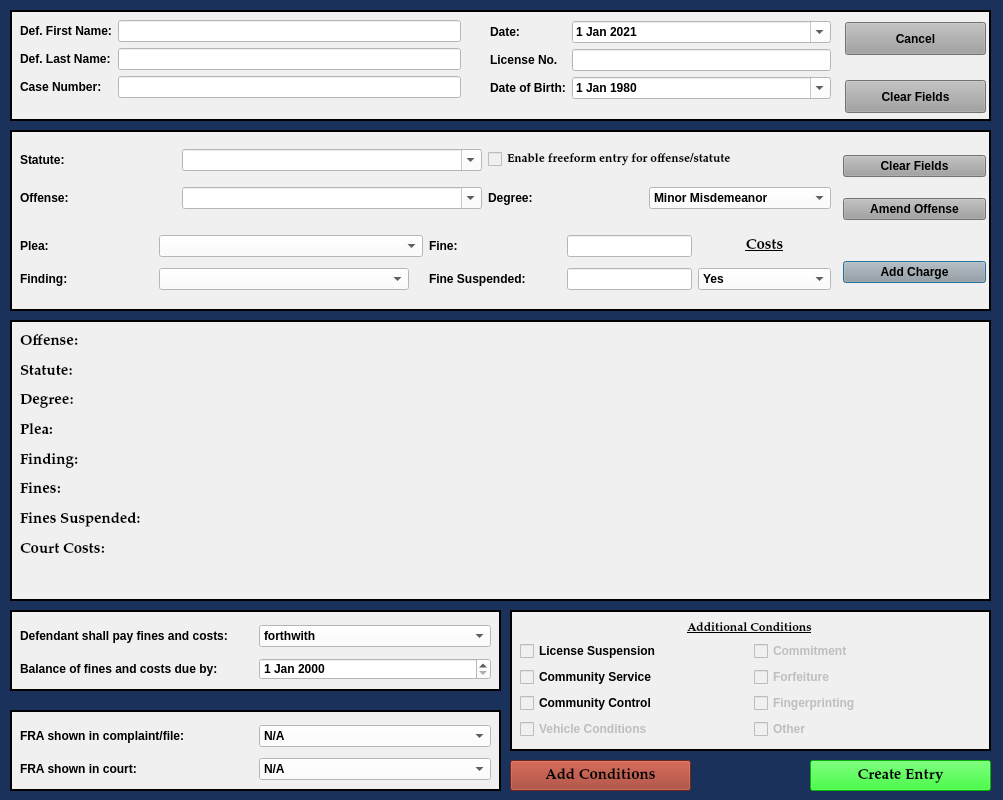
<?xml version="1.0" encoding="UTF-8"?>
<ui version="4.0">
 <class>MinorMisdemeanorDialog</class>
 <widget class="QDialog" name="MinorMisdemeanorDialog">
  <property name="windowModality">
   <enum>Qt::NonModal</enum>
  </property>
  <property name="geometry">
   <rect>
    <x>0</x>
    <y>0</y>
    <width>1003</width>
    <height>800</height>
   </rect>
  </property>
  <property name="sizePolicy">
   <sizepolicy hsizetype="Fixed" vsizetype="Preferred">
    <horstretch>0</horstretch>
    <verstretch>0</verstretch>
   </sizepolicy>
  </property>
  <property name="minimumSize">
   <size>
    <width>1000</width>
    <height>800</height>
   </size>
  </property>
  <property name="maximumSize">
   <size>
    <width>2500</width>
    <height>3500</height>
   </size>
  </property>
  <property name="palette">
   <palette>
    <active>
     <colorrole role="Button">
      <brush brushstyle="SolidPattern">
       <color alpha="255">
        <red>25</red>
        <green>49</green>
        <blue>91</blue>
       </color>
      </brush>
     </colorrole>
     <colorrole role="Base">
      <brush brushstyle="SolidPattern">
       <color alpha="255">
        <red>25</red>
        <green>49</green>
        <blue>91</blue>
       </color>
      </brush>
     </colorrole>
     <colorrole role="Window">
      <brush brushstyle="SolidPattern">
       <color alpha="255">
        <red>25</red>
        <green>49</green>
        <blue>91</blue>
       </color>
      </brush>
     </colorrole>
    </active>
    <inactive>
     <colorrole role="Button">
      <brush brushstyle="SolidPattern">
       <color alpha="255">
        <red>25</red>
        <green>49</green>
        <blue>91</blue>
       </color>
      </brush>
     </colorrole>
     <colorrole role="Base">
      <brush brushstyle="SolidPattern">
       <color alpha="255">
        <red>25</red>
        <green>49</green>
        <blue>91</blue>
       </color>
      </brush>
     </colorrole>
     <colorrole role="Window">
      <brush brushstyle="SolidPattern">
       <color alpha="255">
        <red>25</red>
        <green>49</green>
        <blue>91</blue>
       </color>
      </brush>
     </colorrole>
    </inactive>
    <disabled>
     <colorrole role="Button">
      <brush brushstyle="SolidPattern">
       <color alpha="255">
        <red>25</red>
        <green>49</green>
        <blue>91</blue>
       </color>
      </brush>
     </colorrole>
     <colorrole role="Base">
      <brush brushstyle="SolidPattern">
       <color alpha="255">
        <red>25</red>
        <green>49</green>
        <blue>91</blue>
       </color>
      </brush>
     </colorrole>
     <colorrole role="Window">
      <brush brushstyle="SolidPattern">
       <color alpha="255">
        <red>25</red>
        <green>49</green>
        <blue>91</blue>
       </color>
      </brush>
     </colorrole>
    </disabled>
   </palette>
  </property>
  <property name="font">
   <font>
    <family>Palatino Linotype</family>
    <pointsize>11</pointsize>
    <weight>75</weight>
    <italic>false</italic>
    <bold>true</bold>
   </font>
  </property>
  <property name="windowTitle">
   <string>Minor Misdemeanor Case Information</string>
  </property>
  <property name="toolTip">
   <string/>
  </property>
  <property name="styleSheet">
   <string notr="true">background-color: rgb(25, 49, 91);
font: 75 11pt &quot;Palatino Linotype&quot;;
font-weight: bold;</string>
  </property>
  <property name="modal">
   <bool>true</bool>
  </property>
  <widget class="QFrame" name="frame">
   <property name="geometry">
    <rect>
     <x>10</x>
     <y>130</y>
     <width>981</width>
     <height>181</height>
    </rect>
   </property>
   <property name="sizePolicy">
    <sizepolicy hsizetype="Fixed" vsizetype="Maximum">
     <horstretch>0</horstretch>
     <verstretch>0</verstretch>
    </sizepolicy>
   </property>
   <property name="autoFillBackground">
    <bool>false</bool>
   </property>
   <property name="styleSheet">
    <string notr="true">background-color: rgb(240, 240, 240);

</string>
   </property>
   <property name="frameShape">
    <enum>QFrame::Box</enum>
   </property>
   <property name="frameShadow">
    <enum>QFrame::Plain</enum>
   </property>
   <property name="lineWidth">
    <number>2</number>
   </property>
   <widget class="QWidget" name="layoutWidget">
    <property name="geometry">
     <rect>
      <x>833</x>
      <y>10</y>
      <width>143</width>
      <height>161</height>
     </rect>
    </property>
    <layout class="QGridLayout" name="gridLayout">
     <item row="4" column="0">
      <widget class="QPushButton" name="add_charge_Button">
       <property name="styleSheet">
        <string notr="true">background-color: rgb(160, 160, 160);</string>
       </property>
       <property name="text">
        <string>Add Charge</string>
       </property>
      </widget>
     </item>
     <item row="1" column="0">
      <widget class="QPushButton" name="amend_offense_Button">
       <property name="focusPolicy">
        <enum>Qt::NoFocus</enum>
       </property>
       <property name="styleSheet">
        <string notr="true">background-color: rgb(160, 160, 160);</string>
       </property>
       <property name="text">
        <string>Amend Offense</string>
       </property>
      </widget>
     </item>
     <item row="0" column="0">
      <widget class="QPushButton" name="clear_fields_charge_Button">
       <property name="focusPolicy">
        <enum>Qt::NoFocus</enum>
       </property>
       <property name="styleSheet">
        <string notr="true">background-color: rgb(160, 160, 160);</string>
       </property>
       <property name="text">
        <string>Clear Fields</string>
       </property>
      </widget>
     </item>
     <item row="2" column="0">
      <spacer name="horizontalSpacer">
       <property name="orientation">
        <enum>Qt::Horizontal</enum>
       </property>
       <property name="sizeHint" stdset="0">
        <size>
         <width>40</width>
         <height>20</height>
        </size>
       </property>
      </spacer>
     </item>
    </layout>
   </widget>
   <widget class="QWidget" name="layoutWidget">
    <property name="geometry">
     <rect>
      <x>10</x>
      <y>100</y>
      <width>811</width>
      <height>66</height>
     </rect>
    </property>
    <layout class="QGridLayout" name="gridLayout_6">
     <item row="0" column="0">
      <widget class="QLabel" name="label_13">
       <property name="text">
        <string>Plea:</string>
       </property>
      </widget>
     </item>
     <item row="0" column="1">
      <widget class="QComboBox" name="plea_choice_box">
       <property name="sizePolicy">
        <sizepolicy hsizetype="Fixed" vsizetype="Fixed">
         <horstretch>0</horstretch>
         <verstretch>0</verstretch>
        </sizepolicy>
       </property>
       <property name="minimumSize">
        <size>
         <width>264</width>
         <height>0</height>
        </size>
       </property>
       <property name="styleSheet">
        <string notr="true">background-color: rgb(255, 255, 255);</string>
       </property>
       <property name="editable">
        <bool>false</bool>
       </property>
       <item>
        <property name="text">
         <string/>
        </property>
       </item>
       <item>
        <property name="text">
         <string>Guilty</string>
        </property>
       </item>
       <item>
        <property name="text">
         <string>No Contest</string>
        </property>
       </item>
       <item>
        <property name="text">
         <string>Not Guilty</string>
        </property>
       </item>
       <item>
        <property name="text">
         <string>Dismissed</string>
        </property>
       </item>
      </widget>
     </item>
     <item row="0" column="2">
      <widget class="QLabel" name="label_11">
       <property name="text">
        <string>Fine:</string>
       </property>
      </widget>
     </item>
     <item row="0" column="3">
      <widget class="QLineEdit" name="fines_amount">
       <property name="sizePolicy">
        <sizepolicy hsizetype="Fixed" vsizetype="Fixed">
         <horstretch>0</horstretch>
         <verstretch>0</verstretch>
        </sizepolicy>
       </property>
       <property name="styleSheet">
        <string notr="true">background-color: rgb(255, 255, 255);</string>
       </property>
      </widget>
     </item>
     <item row="0" column="4">
      <widget class="QLabel" name="label_8">
       <property name="font">
        <font>
         <family>Palatino Linotype</family>
         <pointsize>11</pointsize>
         <weight>75</weight>
         <italic>false</italic>
         <bold>true</bold>
         <underline>true</underline>
        </font>
       </property>
       <property name="text">
        <string>Costs</string>
       </property>
       <property name="alignment">
        <set>Qt::AlignCenter</set>
       </property>
      </widget>
     </item>
     <item row="1" column="0">
      <widget class="QLabel" name="label_12">
       <property name="text">
        <string>Finding:</string>
       </property>
      </widget>
     </item>
     <item row="1" column="1">
      <widget class="QComboBox" name="finding_choice_box">
       <property name="sizePolicy">
        <sizepolicy hsizetype="Fixed" vsizetype="Fixed">
         <horstretch>0</horstretch>
         <verstretch>0</verstretch>
        </sizepolicy>
       </property>
       <property name="minimumSize">
        <size>
         <width>250</width>
         <height>0</height>
        </size>
       </property>
       <property name="styleSheet">
        <string notr="true">background-color: rgb(255, 255, 255);</string>
       </property>
       <property name="editable">
        <bool>false</bool>
       </property>
       <item>
        <property name="text">
         <string/>
        </property>
       </item>
       <item>
        <property name="text">
         <string>Guilty</string>
        </property>
       </item>
       <item>
        <property name="text">
         <string>Not Guilty</string>
        </property>
       </item>
       <item>
        <property name="text">
         <string>Dismissed</string>
        </property>
       </item>
       <item>
        <property name="text">
         <string>Guilty - Allied Offense</string>
        </property>
       </item>
       <item>
        <property name="text">
         <string>Not Guilty - Allied Offense</string>
        </property>
       </item>
      </widget>
     </item>
     <item row="1" column="2">
      <widget class="QLabel" name="label_7">
       <property name="text">
        <string>Fine Suspended:</string>
       </property>
      </widget>
     </item>
     <item row="1" column="3">
      <widget class="QLineEdit" name="fines_suspended">
       <property name="sizePolicy">
        <sizepolicy hsizetype="Fixed" vsizetype="Fixed">
         <horstretch>0</horstretch>
         <verstretch>0</verstretch>
        </sizepolicy>
       </property>
       <property name="styleSheet">
        <string notr="true">background-color: rgb(255, 255, 255);</string>
       </property>
      </widget>
     </item>
     <item row="1" column="4">
      <widget class="QComboBox" name="court_costs_box">
       <property name="maximumSize">
        <size>
         <width>16770</width>
         <height>16777215</height>
        </size>
       </property>
       <property name="styleSheet">
        <string notr="true">background-color: rgb(255, 255, 255);</string>
       </property>
       <property name="editable">
        <bool>false</bool>
       </property>
       <item>
        <property name="text">
         <string>Yes</string>
        </property>
       </item>
       <item>
        <property name="text">
         <string>No</string>
        </property>
       </item>
      </widget>
     </item>
    </layout>
   </widget>
   <widget class="QWidget" name="layoutWidget">
    <property name="geometry">
     <rect>
      <x>10</x>
      <y>9</y>
      <width>811</width>
      <height>81</height>
     </rect>
    </property>
    <layout class="QGridLayout" name="gridLayout_3">
     <item row="0" column="0">
      <widget class="QLabel" name="label_6">
       <property name="text">
        <string>Statute:</string>
       </property>
      </widget>
     </item>
     <item row="0" column="1">
      <widget class="QComboBox" name="statute_choice_box">
       <property name="enabled">
        <bool>true</bool>
       </property>
       <property name="minimumSize">
        <size>
         <width>300</width>
         <height>0</height>
        </size>
       </property>
       <property name="focusPolicy">
        <enum>Qt::WheelFocus</enum>
       </property>
       <property name="styleSheet">
        <string notr="true">background-color: rgb(255, 255, 255);</string>
       </property>
       <property name="editable">
        <bool>true</bool>
       </property>
      </widget>
     </item>
     <item row="0" column="2" colspan="2">
      <widget class="QCheckBox" name="freeform_entry_checkBox">
       <property name="font">
        <font>
         <family>Palatino Linotype</family>
         <pointsize>9</pointsize>
         <weight>9</weight>
         <italic>false</italic>
         <bold>false</bold>
        </font>
       </property>
       <property name="focusPolicy">
        <enum>Qt::NoFocus</enum>
       </property>
       <property name="styleSheet">
        <string notr="true">font: 75 9pt &quot;Palatino Linotype&quot;;</string>
       </property>
       <property name="text">
        <string>Enable freeform entry for offense/statute</string>
       </property>
      </widget>
     </item>
     <item row="1" column="0">
      <widget class="QLabel" name="label_15">
       <property name="text">
        <string>Offense:</string>
       </property>
      </widget>
     </item>
     <item row="1" column="1">
      <widget class="QComboBox" name="offense_choice_box">
       <property name="minimumSize">
        <size>
         <width>300</width>
         <height>0</height>
        </size>
       </property>
       <property name="styleSheet">
        <string notr="true">background-color: rgb(255, 255, 255);</string>
       </property>
       <property name="editable">
        <bool>true</bool>
       </property>
      </widget>
     </item>
     <item row="1" column="2">
      <widget class="QLabel" name="label_23">
       <property name="text">
        <string>Degree:</string>
       </property>
      </widget>
     </item>
     <item row="1" column="3">
      <widget class="QComboBox" name="degree_choice_box">
       <property name="enabled">
        <bool>true</bool>
       </property>
       <property name="focusPolicy">
        <enum>Qt::NoFocus</enum>
       </property>
       <property name="styleSheet">
        <string notr="true">background-color: rgb(255, 255, 255);</string>
       </property>
       <item>
        <property name="text">
         <string>Minor Misdemeanor</string>
        </property>
       </item>
       <item>
        <property name="text">
         <string>M1</string>
        </property>
       </item>
       <item>
        <property name="text">
         <string>M2</string>
        </property>
       </item>
       <item>
        <property name="text">
         <string>M3</string>
        </property>
       </item>
       <item>
        <property name="text">
         <string>M4</string>
        </property>
       </item>
       <item>
        <property name="text">
         <string>Unclassified Misdemeanor</string>
        </property>
       </item>
      </widget>
     </item>
    </layout>
   </widget>
  </widget>
  <widget class="QFrame" name="frame_2">
   <property name="geometry">
    <rect>
     <x>10</x>
     <y>320</y>
     <width>981</width>
     <height>281</height>
    </rect>
   </property>
   <property name="font">
    <font>
     <family>Palatino Linotype</family>
     <pointsize>11</pointsize>
     <weight>75</weight>
     <italic>false</italic>
     <bold>true</bold>
    </font>
   </property>
   <property name="styleSheet">
    <string notr="true">background-color: rgb(240, 240, 240);</string>
   </property>
   <property name="frameShape">
    <enum>QFrame::Box</enum>
   </property>
   <property name="frameShadow">
    <enum>QFrame::Plain</enum>
   </property>
   <property name="lineWidth">
    <number>2</number>
   </property>
   <widget class="QWidget" name="layoutWidget_2">
    <property name="geometry">
     <rect>
      <x>10</x>
      <y>10</y>
      <width>961</width>
      <height>261</height>
     </rect>
    </property>
    <layout class="QGridLayout" name="charges_gridLayout">
     <item row="2" column="0">
      <widget class="QLabel" name="label_20">
       <property name="font">
        <font>
         <family>Palatino Linotype</family>
         <pointsize>11</pointsize>
         <weight>75</weight>
         <italic>false</italic>
         <bold>true</bold>
        </font>
       </property>
       <property name="text">
        <string>Degree:</string>
       </property>
      </widget>
     </item>
     <item row="3" column="0">
      <widget class="QLabel" name="plea_label_1">
       <property name="font">
        <font>
         <family>Palatino Linotype</family>
         <pointsize>11</pointsize>
         <weight>75</weight>
         <italic>false</italic>
         <bold>true</bold>
        </font>
       </property>
       <property name="text">
        <string>Plea:</string>
       </property>
      </widget>
     </item>
     <item row="0" column="0">
      <widget class="QLabel" name="offense_label_1">
       <property name="font">
        <font>
         <family>Palatino Linotype</family>
         <pointsize>11</pointsize>
         <weight>75</weight>
         <italic>false</italic>
         <bold>true</bold>
        </font>
       </property>
       <property name="text">
        <string>Offense:</string>
       </property>
       <property name="wordWrap">
        <bool>true</bool>
       </property>
      </widget>
     </item>
     <item row="5" column="0">
      <widget class="QLabel" name="label_17">
       <property name="font">
        <font>
         <family>Palatino Linotype</family>
         <pointsize>11</pointsize>
         <weight>75</weight>
         <italic>false</italic>
         <bold>true</bold>
        </font>
       </property>
       <property name="text">
        <string>Fines:</string>
       </property>
      </widget>
     </item>
     <item row="4" column="0">
      <widget class="QLabel" name="label_14">
       <property name="font">
        <font>
         <family>Palatino Linotype</family>
         <pointsize>11</pointsize>
         <weight>75</weight>
         <italic>false</italic>
         <bold>true</bold>
        </font>
       </property>
       <property name="text">
        <string>Finding:</string>
       </property>
      </widget>
     </item>
     <item row="6" column="0">
      <widget class="QLabel" name="label_10">
       <property name="font">
        <font>
         <family>Palatino Linotype</family>
         <pointsize>11</pointsize>
         <weight>75</weight>
         <italic>false</italic>
         <bold>true</bold>
        </font>
       </property>
       <property name="text">
        <string>Fines Suspended:</string>
       </property>
      </widget>
     </item>
     <item row="7" column="0">
      <widget class="QLabel" name="label_16">
       <property name="font">
        <font>
         <family>Palatino Linotype</family>
         <pointsize>11</pointsize>
         <weight>75</weight>
         <italic>false</italic>
         <bold>true</bold>
        </font>
       </property>
       <property name="text">
        <string>Court Costs:</string>
       </property>
      </widget>
     </item>
     <item row="1" column="0">
      <widget class="QLabel" name="label_19">
       <property name="font">
        <font>
         <family>Palatino Linotype</family>
         <pointsize>11</pointsize>
         <weight>75</weight>
         <italic>false</italic>
         <bold>true</bold>
        </font>
       </property>
       <property name="text">
        <string>Statute:</string>
       </property>
      </widget>
     </item>
     <item row="8" column="0">
      <widget class="QLabel" name="label_25">
       <property name="text">
        <string/>
       </property>
      </widget>
     </item>
    </layout>
   </widget>
  </widget>
  <widget class="QFrame" name="frame_3">
   <property name="geometry">
    <rect>
     <x>10</x>
     <y>10</y>
     <width>981</width>
     <height>111</height>
    </rect>
   </property>
   <property name="sizePolicy">
    <sizepolicy hsizetype="Fixed" vsizetype="Fixed">
     <horstretch>0</horstretch>
     <verstretch>0</verstretch>
    </sizepolicy>
   </property>
   <property name="styleSheet">
    <string notr="true">background-color: rgb(240, 240, 240);
border-color: rgb(160, 48, 35);</string>
   </property>
   <property name="frameShape">
    <enum>QFrame::Box</enum>
   </property>
   <property name="frameShadow">
    <enum>QFrame::Plain</enum>
   </property>
   <property name="lineWidth">
    <number>2</number>
   </property>
   <widget class="QPushButton" name="clear_fields_case_Button">
    <property name="geometry">
     <rect>
      <x>835</x>
      <y>70</y>
      <width>141</width>
      <height>33</height>
     </rect>
    </property>
    <property name="focusPolicy">
     <enum>Qt::NoFocus</enum>
    </property>
    <property name="styleSheet">
     <string notr="true">background-color: rgb(160, 160, 160);</string>
    </property>
    <property name="text">
     <string>Clear Fields</string>
    </property>
   </widget>
   <widget class="QPushButton" name="cancel_Button">
    <property name="geometry">
     <rect>
      <x>835</x>
      <y>12</y>
      <width>141</width>
      <height>33</height>
     </rect>
    </property>
    <property name="focusPolicy">
     <enum>Qt::NoFocus</enum>
    </property>
    <property name="styleSheet">
     <string notr="true">background-color: rgb(160, 160, 160);</string>
    </property>
    <property name="text">
     <string>Cancel</string>
    </property>
   </widget>
   <widget class="QWidget" name="layoutWidget">
    <property name="geometry">
     <rect>
      <x>480</x>
      <y>11</y>
      <width>341</width>
      <height>91</height>
     </rect>
    </property>
    <layout class="QFormLayout" name="formLayout_4">
     <item row="0" column="0">
      <widget class="QLabel" name="label_26">
       <property name="text">
        <string>Date:</string>
       </property>
      </widget>
     </item>
     <item row="0" column="1">
      <widget class="QDateEdit" name="plea_trial_date">
       <property name="focusPolicy">
        <enum>Qt::NoFocus</enum>
       </property>
       <property name="styleSheet">
        <string notr="true">background-color: rgb(255, 255, 255);</string>
       </property>
       <property name="minimumDate">
        <date>
         <year>2021</year>
         <month>1</month>
         <day>1</day>
        </date>
       </property>
       <property name="calendarPopup">
        <bool>true</bool>
       </property>
       <property name="date">
        <date>
         <year>2021</year>
         <month>1</month>
         <day>1</day>
        </date>
       </property>
      </widget>
     </item>
     <item row="1" column="0">
      <widget class="QLabel" name="label_4">
       <property name="toolTip">
        <string/>
       </property>
       <property name="text">
        <string>License No.</string>
       </property>
      </widget>
     </item>
     <item row="1" column="1">
      <widget class="QLineEdit" name="operator_license_number_lineEdit">
       <property name="maximumSize">
        <size>
         <width>500</width>
         <height>16777215</height>
        </size>
       </property>
       <property name="focusPolicy">
        <enum>Qt::NoFocus</enum>
       </property>
       <property name="styleSheet">
        <string notr="true">background-color: rgb(255, 255, 255);</string>
       </property>
      </widget>
     </item>
     <item row="2" column="0">
      <widget class="QLabel" name="label_5">
       <property name="toolTip">
        <string/>
       </property>
       <property name="text">
        <string>Date of Birth:</string>
       </property>
      </widget>
     </item>
     <item row="2" column="1">
      <widget class="QDateEdit" name="defendant_birth_date">
       <property name="focusPolicy">
        <enum>Qt::NoFocus</enum>
       </property>
       <property name="styleSheet">
        <string notr="true">background-color: rgb(255, 255, 255);</string>
       </property>
       <property name="dateTime">
        <datetime>
         <hour>0</hour>
         <minute>0</minute>
         <second>0</second>
         <year>1980</year>
         <month>1</month>
         <day>1</day>
        </datetime>
       </property>
       <property name="calendarPopup">
        <bool>true</bool>
       </property>
      </widget>
     </item>
    </layout>
   </widget>
   <widget class="QWidget" name="layoutWidget">
    <property name="geometry">
     <rect>
      <x>10</x>
      <y>10</y>
      <width>441</width>
      <height>91</height>
     </rect>
    </property>
    <layout class="QFormLayout" name="formLayout">
     <item row="0" column="0">
      <widget class="QLabel" name="label">
       <property name="text">
        <string>Def. First Name:</string>
       </property>
      </widget>
     </item>
     <item row="0" column="1">
      <widget class="QLineEdit" name="defendant_first_name_lineEdit">
       <property name="maximumSize">
        <size>
         <width>500</width>
         <height>16777215</height>
        </size>
       </property>
       <property name="styleSheet">
        <string notr="true">background-color: rgb(255, 255, 255);</string>
       </property>
      </widget>
     </item>
     <item row="1" column="0">
      <widget class="QLabel" name="label_2">
       <property name="text">
        <string>Def. Last Name:</string>
       </property>
      </widget>
     </item>
     <item row="1" column="1">
      <widget class="QLineEdit" name="defendant_last_name_lineEdit">
       <property name="enabled">
        <bool>true</bool>
       </property>
       <property name="styleSheet">
        <string notr="true">background-color: rgb(255, 255, 255);</string>
       </property>
      </widget>
     </item>
     <item row="2" column="0">
      <widget class="QLabel" name="label_3">
       <property name="text">
        <string>Case Number:</string>
       </property>
      </widget>
     </item>
     <item row="2" column="1">
      <widget class="QLineEdit" name="case_number_lineEdit">
       <property name="maximumSize">
        <size>
         <width>500</width>
         <height>16777215</height>
        </size>
       </property>
       <property name="styleSheet">
        <string notr="true">background-color: rgb(255, 255, 255);</string>
       </property>
      </widget>
     </item>
    </layout>
   </widget>
  </widget>
  <widget class="QFrame" name="frame_4">
   <property name="geometry">
    <rect>
     <x>10</x>
     <y>610</y>
     <width>491</width>
     <height>81</height>
    </rect>
   </property>
   <property name="styleSheet">
    <string notr="true">background-color: rgb(240, 240, 240);</string>
   </property>
   <property name="frameShape">
    <enum>QFrame::Box</enum>
   </property>
   <property name="frameShadow">
    <enum>QFrame::Plain</enum>
   </property>
   <property name="lineWidth">
    <number>2</number>
   </property>
   <widget class="QWidget" name="layoutWidget_3">
    <property name="geometry">
     <rect>
      <x>10</x>
      <y>10</y>
      <width>471</width>
      <height>65</height>
     </rect>
    </property>
    <layout class="QGridLayout" name="gridLayout_2">
     <item row="0" column="1">
      <widget class="QComboBox" name="ability_to_pay_box">
       <property name="styleSheet">
        <string notr="true">background-color: rgb(255, 255, 255);</string>
       </property>
       <item>
        <property name="text">
         <string>forthwith</string>
        </property>
       </item>
       <item>
        <property name="text">
         <string>within 30 days</string>
        </property>
       </item>
       <item>
        <property name="text">
         <string>within 60 days</string>
        </property>
       </item>
       <item>
        <property name="text">
         <string>within 90 days</string>
        </property>
       </item>
      </widget>
     </item>
     <item row="0" column="0">
      <widget class="QLabel" name="label_9">
       <property name="text">
        <string>Defendant shall pay fines and costs:</string>
       </property>
      </widget>
     </item>
     <item row="1" column="0">
      <widget class="QLabel" name="label_18">
       <property name="text">
        <string>Balance of fines and costs due by:</string>
       </property>
      </widget>
     </item>
     <item row="1" column="1">
      <widget class="QDateEdit" name="balance_due_date">
       <property name="styleSheet">
        <string notr="true">background-color: rgb(255, 255, 255);</string>
       </property>
      </widget>
     </item>
    </layout>
   </widget>
  </widget>
  <widget class="QPushButton" name="create_entry_Button">
   <property name="geometry">
    <rect>
     <x>810</x>
     <y>760</y>
     <width>181</width>
     <height>31</height>
    </rect>
   </property>
   <property name="styleSheet">
    <string notr="true">background-color: rgb(0, 255, 0);</string>
   </property>
   <property name="text">
    <string>Create Entry</string>
   </property>
   <property name="autoDefault">
    <bool>false</bool>
   </property>
  </widget>
  <widget class="QFrame" name="frame_5">
   <property name="geometry">
    <rect>
     <x>10</x>
     <y>710</y>
     <width>491</width>
     <height>81</height>
    </rect>
   </property>
   <property name="styleSheet">
    <string notr="true">background-color: rgb(240, 240, 240);</string>
   </property>
   <property name="frameShape">
    <enum>QFrame::Box</enum>
   </property>
   <property name="frameShadow">
    <enum>QFrame::Plain</enum>
   </property>
   <property name="lineWidth">
    <number>2</number>
   </property>
   <widget class="QWidget" name="layoutWidget_4">
    <property name="geometry">
     <rect>
      <x>10</x>
      <y>10</y>
      <width>471</width>
      <height>66</height>
     </rect>
    </property>
    <layout class="QGridLayout" name="gridLayout_4">
     <item row="0" column="1">
      <widget class="QComboBox" name="fra_in_file_box">
       <property name="styleSheet">
        <string notr="true">background-color: rgb(255, 255, 255);</string>
       </property>
       <item>
        <property name="text">
         <string>N/A</string>
        </property>
       </item>
       <item>
        <property name="text">
         <string>Yes</string>
        </property>
       </item>
       <item>
        <property name="text">
         <string>No</string>
        </property>
       </item>
      </widget>
     </item>
     <item row="0" column="0">
      <widget class="QLabel" name="label_21">
       <property name="text">
        <string>FRA shown in complaint/file:</string>
       </property>
      </widget>
     </item>
     <item row="1" column="0">
      <widget class="QLabel" name="label_22">
       <property name="text">
        <string>FRA shown in court:</string>
       </property>
      </widget>
     </item>
     <item row="1" column="1">
      <widget class="QComboBox" name="fra_in_court_box">
       <property name="styleSheet">
        <string notr="true">background-color: rgb(255, 255, 255);</string>
       </property>
       <item>
        <property name="text">
         <string>N/A</string>
        </property>
       </item>
       <item>
        <property name="text">
         <string>Yes</string>
        </property>
       </item>
       <item>
        <property name="text">
         <string>No</string>
        </property>
       </item>
      </widget>
     </item>
    </layout>
   </widget>
  </widget>
  <widget class="QFrame" name="frame_6">
   <property name="geometry">
    <rect>
     <x>510</x>
     <y>610</y>
     <width>481</width>
     <height>141</height>
    </rect>
   </property>
   <property name="styleSheet">
    <string notr="true">background-color: rgb(240, 240, 240);
font: 75 9pt &quot;Palatino Linotype&quot;;
font-weight: bold;</string>
   </property>
   <property name="frameShape">
    <enum>QFrame::Box</enum>
   </property>
   <property name="frameShadow">
    <enum>QFrame::Plain</enum>
   </property>
   <property name="lineWidth">
    <number>2</number>
   </property>
   <widget class="QLabel" name="label_24">
    <property name="geometry">
     <rect>
      <x>14</x>
      <y>10</y>
      <width>451</width>
      <height>16</height>
     </rect>
    </property>
    <property name="font">
     <font>
      <family>Palatino Linotype</family>
      <pointsize>9</pointsize>
      <weight>75</weight>
      <italic>false</italic>
      <bold>true</bold>
      <underline>true</underline>
     </font>
    </property>
    <property name="text">
     <string>Additional Conditions</string>
    </property>
    <property name="alignment">
     <set>Qt::AlignCenter</set>
    </property>
   </widget>
   <widget class="QWidget" name="layoutWidget">
    <property name="geometry">
     <rect>
      <x>10</x>
      <y>31</y>
      <width>461</width>
      <height>101</height>
     </rect>
    </property>
    <layout class="QGridLayout" name="gridLayout_5">
     <item row="0" column="0">
      <widget class="QCheckBox" name="license_suspension_checkBox">
       <property name="text">
        <string>License Suspension</string>
       </property>
      </widget>
     </item>
     <item row="0" column="1">
      <widget class="QCheckBox" name="checkBox_4">
       <property name="enabled">
        <bool>false</bool>
       </property>
       <property name="focusPolicy">
        <enum>Qt::NoFocus</enum>
       </property>
       <property name="text">
        <string>Commitment</string>
       </property>
      </widget>
     </item>
     <item row="1" column="0">
      <widget class="QCheckBox" name="community_service_checkBox">
       <property name="text">
        <string>Community Service</string>
       </property>
      </widget>
     </item>
     <item row="1" column="1">
      <widget class="QCheckBox" name="checkBox_5">
       <property name="enabled">
        <bool>false</bool>
       </property>
       <property name="focusPolicy">
        <enum>Qt::NoFocus</enum>
       </property>
       <property name="text">
        <string>Forfeiture</string>
       </property>
      </widget>
     </item>
     <item row="2" column="0">
      <widget class="QCheckBox" name="community_control_checkBox">
       <property name="enabled">
        <bool>true</bool>
       </property>
       <property name="text">
        <string>Community Control</string>
       </property>
      </widget>
     </item>
     <item row="2" column="1">
      <widget class="QCheckBox" name="checkBox_3">
       <property name="enabled">
        <bool>false</bool>
       </property>
       <property name="focusPolicy">
        <enum>Qt::NoFocus</enum>
       </property>
       <property name="text">
        <string>Fingerprinting</string>
       </property>
      </widget>
     </item>
     <item row="3" column="0">
      <widget class="QCheckBox" name="checkBox_7">
       <property name="enabled">
        <bool>false</bool>
       </property>
       <property name="focusPolicy">
        <enum>Qt::NoFocus</enum>
       </property>
       <property name="text">
        <string>Vehicle Conditions</string>
       </property>
      </widget>
     </item>
     <item row="3" column="1">
      <widget class="QCheckBox" name="checkBox_8">
       <property name="enabled">
        <bool>false</bool>
       </property>
       <property name="focusPolicy">
        <enum>Qt::NoFocus</enum>
       </property>
       <property name="text">
        <string>Other</string>
       </property>
      </widget>
     </item>
    </layout>
   </widget>
  </widget>
  <widget class="QPushButton" name="add_conditions_Button">
   <property name="geometry">
    <rect>
     <x>510</x>
     <y>760</y>
     <width>181</width>
     <height>31</height>
    </rect>
   </property>
   <property name="styleSheet">
    <string notr="true">background-color: rgb(157, 53, 36);</string>
   </property>
   <property name="text">
    <string>Add Conditions</string>
   </property>
   <property name="autoDefault">
    <bool>false</bool>
   </property>
  </widget>
 </widget>
 <tabstops>
  <tabstop>defendant_first_name_lineEdit</tabstop>
  <tabstop>defendant_last_name_lineEdit</tabstop>
  <tabstop>case_number_lineEdit</tabstop>
  <tabstop>statute_choice_box</tabstop>
  <tabstop>offense_choice_box</tabstop>
  <tabstop>plea_choice_box</tabstop>
  <tabstop>finding_choice_box</tabstop>
  <tabstop>fines_amount</tabstop>
  <tabstop>fines_suspended</tabstop>
  <tabstop>court_costs_box</tabstop>
  <tabstop>add_charge_Button</tabstop>
  <tabstop>ability_to_pay_box</tabstop>
  <tabstop>balance_due_date</tabstop>
  <tabstop>fra_in_file_box</tabstop>
  <tabstop>fra_in_court_box</tabstop>
  <tabstop>license_suspension_checkBox</tabstop>
  <tabstop>community_service_checkBox</tabstop>
  <tabstop>community_control_checkBox</tabstop>
  <tabstop>add_conditions_Button</tabstop>
  <tabstop>create_entry_Button</tabstop>
 </tabstops>
 <resources/>
 <connections>
  <connection>
   <sender>ability_to_pay_box</sender>
   <signal>currentTextChanged(QString)</signal>
   <receiver>MinorMisdemeanorDialog</receiver>
   <slot>set_pay_date()</slot>
   <hints>
    <hint type="sourcelabel">
     <x>489</x>
     <y>636</y>
    </hint>
    <hint type="destinationlabel">
     <x>377</x>
     <y>699</y>
    </hint>
   </hints>
  </connection>
  <connection>
   <sender>clear_fields_charge_Button</sender>
   <signal>pressed()</signal>
   <receiver>fines_amount</receiver>
   <slot>clear()</slot>
   <hints>
    <hint type="sourcelabel">
     <x>964</x>
     <y>170</y>
    </hint>
    <hint type="destinationlabel">
     <x>702</x>
     <y>258</y>
    </hint>
   </hints>
  </connection>
  <connection>
   <sender>offense_choice_box</sender>
   <signal>currentTextChanged(QString)</signal>
   <receiver>MinorMisdemeanorDialog</receiver>
   <slot>set_statute()</slot>
   <hints>
    <hint type="sourcelabel">
     <x>445</x>
     <y>211</y>
    </hint>
    <hint type="destinationlabel">
     <x>591</x>
     <y>226</y>
    </hint>
   </hints>
  </connection>
  <connection>
   <sender>clear_fields_charge_Button</sender>
   <signal>pressed()</signal>
   <receiver>finding_choice_box</receiver>
   <slot>clearEditText()</slot>
   <hints>
    <hint type="sourcelabel">
     <x>964</x>
     <y>170</y>
    </hint>
    <hint type="destinationlabel">
     <x>379</x>
     <y>291</y>
    </hint>
   </hints>
  </connection>
  <connection>
   <sender>clear_fields_charge_Button</sender>
   <signal>pressed()</signal>
   <receiver>offense_choice_box</receiver>
   <slot>clearEditText()</slot>
   <hints>
    <hint type="sourcelabel">
     <x>964</x>
     <y>170</y>
    </hint>
    <hint type="destinationlabel">
     <x>445</x>
     <y>211</y>
    </hint>
   </hints>
  </connection>
  <connection>
   <sender>clear_fields_charge_Button</sender>
   <signal>pressed()</signal>
   <receiver>fines_suspended</receiver>
   <slot>clear()</slot>
   <hints>
    <hint type="sourcelabel">
     <x>964</x>
     <y>170</y>
    </hint>
    <hint type="destinationlabel">
     <x>721</x>
     <y>292</y>
    </hint>
   </hints>
  </connection>
  <connection>
   <sender>clear_fields_charge_Button</sender>
   <signal>pressed()</signal>
   <receiver>statute_choice_box</receiver>
   <slot>clearEditText()</slot>
   <hints>
    <hint type="sourcelabel">
     <x>964</x>
     <y>170</y>
    </hint>
    <hint type="destinationlabel">
     <x>445</x>
     <y>171</y>
    </hint>
   </hints>
  </connection>
  <connection>
   <sender>clear_fields_charge_Button</sender>
   <signal>pressed()</signal>
   <receiver>plea_choice_box</receiver>
   <slot>clearEditText()</slot>
   <hints>
    <hint type="sourcelabel">
     <x>938</x>
     <y>166</y>
    </hint>
    <hint type="destinationlabel">
     <x>389</x>
     <y>257</y>
    </hint>
   </hints>
  </connection>
  <connection>
   <sender>cancel_Button</sender>
   <signal>pressed()</signal>
   <receiver>MinorMisdemeanorDialog</receiver>
   <slot>reject()</slot>
   <hints>
    <hint type="sourcelabel">
     <x>936</x>
     <y>33</y>
    </hint>
    <hint type="destinationlabel">
     <x>795</x>
     <y>574</y>
    </hint>
   </hints>
  </connection>
  <connection>
   <sender>clear_fields_case_Button</sender>
   <signal>pressed()</signal>
   <receiver>defendant_first_name_lineEdit</receiver>
   <slot>clear()</slot>
   <hints>
    <hint type="sourcelabel">
     <x>962</x>
     <y>94</y>
    </hint>
    <hint type="destinationlabel">
     <x>459</x>
     <y>48</y>
    </hint>
   </hints>
  </connection>
  <connection>
   <sender>clear_fields_case_Button</sender>
   <signal>pressed()</signal>
   <receiver>operator_license_number_lineEdit</receiver>
   <slot>clear()</slot>
   <hints>
    <hint type="sourcelabel">
     <x>962</x>
     <y>94</y>
    </hint>
    <hint type="destinationlabel">
     <x>829</x>
     <y>77</y>
    </hint>
   </hints>
  </connection>
  <connection>
   <sender>clear_fields_case_Button</sender>
   <signal>pressed()</signal>
   <receiver>case_number_lineEdit</receiver>
   <slot>clear()</slot>
   <hints>
    <hint type="sourcelabel">
     <x>962</x>
     <y>94</y>
    </hint>
    <hint type="destinationlabel">
     <x>459</x>
     <y>114</y>
    </hint>
   </hints>
  </connection>
  <connection>
   <sender>fra_in_file_box</sender>
   <signal>currentTextChanged(QString)</signal>
   <receiver>MinorMisdemeanorDialog</receiver>
   <slot>set_fra_in_file()</slot>
   <hints>
    <hint type="sourcelabel">
     <x>489</x>
     <y>741</y>
    </hint>
    <hint type="destinationlabel">
     <x>267</x>
     <y>726</y>
    </hint>
   </hints>
  </connection>
  <connection>
   <sender>fra_in_court_box</sender>
   <signal>currentTextChanged(QString)</signal>
   <receiver>MinorMisdemeanorDialog</receiver>
   <slot>set_fra_in_court()</slot>
   <hints>
    <hint type="sourcelabel">
     <x>489</x>
     <y>759</y>
    </hint>
    <hint type="destinationlabel">
     <x>604</x>
     <y>755</y>
    </hint>
   </hints>
  </connection>
  <connection>
   <sender>statute_choice_box</sender>
   <signal>currentTextChanged(QString)</signal>
   <receiver>MinorMisdemeanorDialog</receiver>
   <slot>set_offense()</slot>
   <hints>
    <hint type="sourcelabel">
     <x>445</x>
     <y>171</y>
    </hint>
    <hint type="destinationlabel">
     <x>8</x>
     <y>293</y>
    </hint>
   </hints>
  </connection>
  <connection>
   <sender>clear_fields_case_Button</sender>
   <signal>pressed()</signal>
   <receiver>defendant_last_name_lineEdit</receiver>
   <slot>clear()</slot>
   <hints>
    <hint type="sourcelabel">
     <x>887</x>
     <y>96</y>
    </hint>
    <hint type="destinationlabel">
     <x>459</x>
     <y>82</y>
    </hint>
   </hints>
  </connection>
 </connections>
 <slots>
  <slot>create_entry()</slot>
  <slot>continue_dialog()</slot>
  <slot>close_window()</slot>
  <slot>set_dialog()</slot>
  <slot>update_case_information()</slot>
  <slot>ovi_dialog()</slot>
  <slot>sentencing_dialog()</slot>
  <slot>proceed_to_sentencing()</slot>
  <slot>proceed_to_ovi()</slot>
  <slot>add_charge()</slot>
  <slot>set_statute()</slot>
  <slot>set_pay_date()</slot>
  <slot>amend_offense()</slot>
  <slot>set_offense()</slot>
  <slot>add_charge_to_view()</slot>
  <slot>delete_charge()</slot>
  <slot>delete_charge_from_view()</slot>
  <slot>close_event()</slot>
  <slot>set_fra_in_file()</slot>
  <slot>set_fra_in_court()</slot>
  <slot>start_add_conditions_dialog()</slot>
  <slot>start_amend_offense_dialog()</slot>
 </slots>
</ui>
